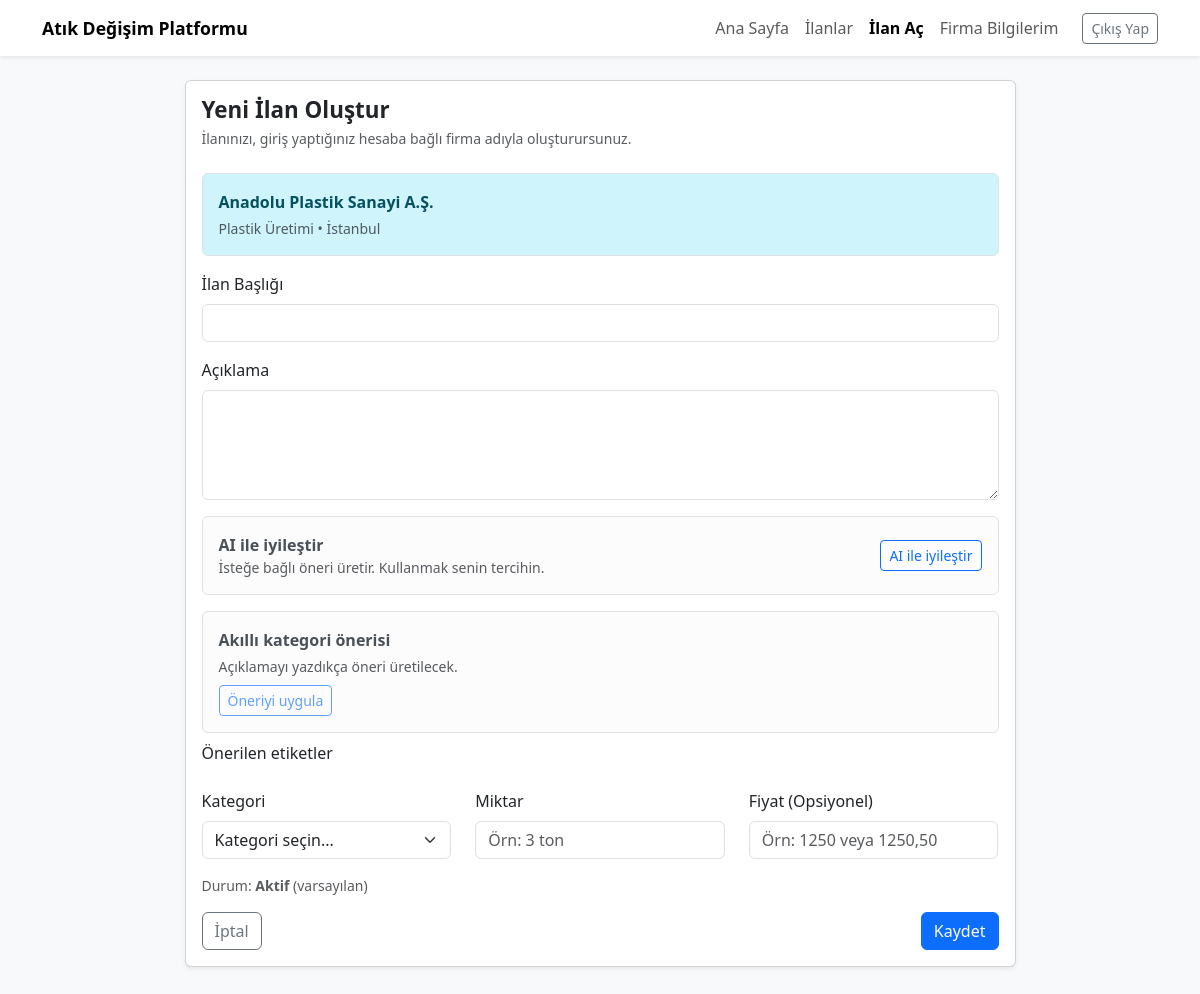
The app's page /listing/create (signed in) with its own data.
### models.py (models this page shows, shortened)
class Firm(db.Model):
    __tablename__ = "companies"
    id = db.Column(db.Integer, primary_key=True)
    user_id = db.Column(db.Integer, db.ForeignKey("users.id"), nullable=True, unique=True)
    name = db.Column(db.String(200), nullable=False)
    city = db.Column(db.String(100), nullable=False)
    sector = db.Column(db.String(200), nullable=False)
    description = db.Column(db.Text, nullable=True)
    phone = db.Column(db.String(50), nullable=True)
    created_at = db.Column(db.DateTime, default=datetime.utcnow, nullable=False)
    listings = db.relationship("Listing", backref="firm", lazy=True)

### app.py (the view, shortened to what this page needs)
    @app.route("/listing/create", methods=["GET", "POST"])
    @login_required
    def create_listing():
        firm = Firm.query.filter_by(user_id=current_user.id).first()
        if not firm:
            flash("İlan açmadan önce firma bilgilerinizi oluşturmalısınız.", "warning")
            return redirect(url_for("firm_create"))
        return render_template(
            "listings/create.html",
            title="İlan Oluştur",
            firm=firm,
            form_data={},
        )

### templates/listings/create.html (shortened to what this page needs)
{% extends "base.html" %}
{% block content %}
<div class="row">
  <div class="col-lg-9 mx-auto">
    <div class="card shadow-sm mb-4">
      <div class="card-body">
        <h2 class="section-title mb-1">Yeni İlan Oluştur</h2>
        <p class="text-muted small mb-4">
          İlanınızı, giriş yaptığınız hesaba bağlı firma adıyla oluşturursunuz.
        </p>
        <div class="alert alert-info border">
          <div class="fw-semibold mb-1">{{ firm.name }}</div>
          <div class="small text-muted">{{ firm.sector }} • {{ firm.city }}</div>
        </div>
        <form method="post" class="listing-form">
          <div class="mb-3">
            <label for="title" class="form-label">İlan Başlığı</label>
            <input
              type="text"
              class="form-control"
              id="title"
              name="title"
              required
              value="{{ form_data.get('title', '') }}"
            />
          </div>
          <div class="mb-3">
            <label for="description" class="form-label">Açıklama</label>
            <textarea
              class="form-control"
              id="description"
              name="description"
              rows="4"
              required
            >{{ form_data.get('description', '') }}</textarea>
            <div class="alert alert-light border mt-3 mb-2">
              <div class="d-flex align-items-center justify-content-between flex-wrap gap-2">
                <div>
                  <div class="fw-semibold">AI ile iyileştir</div>
                  <div class="text-muted small">İsteğe bağlı öneri üretir. Kullanmak senin tercihin.</div>
                </div>
                <div>
                  <button
                    type="button"
                    class="btn btn-sm btn-outline-primary"
                    id="ai_improve_button"
                  >
                    AI ile iyileştir
                  </button>
                </div>
              </div>
            </div>
          </div>
          <div class="mb-3">
            <div class="alert alert-light border mb-2">
              <div class="fw-semibold mb-1">Akıllı kategori önerisi</div>
              <div
                id="kategori_onerisi_metni"
                class="text-muted small mb-2"
              >
              </div>
              <button
                type="button"
                class="btn btn-sm btn-outline-primary"
                id="kategori_onerisi_uygula"
                disabled
              >
              </button>
            </div>
            <label class="form-label mb-2">Önerilen etiketler</label>
          </div>
          <div class="row">
            <div class="col-md-4 mb-3">
              <label for="category" class="form-label">Kategori</label>
              <select
                class="form-select"
                id="category"
                name="category"
                required
              >
                <option value="">Kategori seçin...</option>
              </select>
            </div>
            <div class="col-md-4 mb-3">
              <label for="quantity" class="form-label">Miktar</label>
              <input
                type="text"
                class="form-control"
                id="quantity"
                name="quantity"
                placeholder="Örn: 3 ton"
                required
                value="{{ form_data.get('quantity', '') }}"
              />
            </div>
            <div class="col-md-4 mb-3">
              <label for="price" class="form-label">Fiyat (Opsiyonel)</label>
              <input
                type="text"
                class="form-control"
                id="price"
                name="price"
                placeholder="Örn: 1250 veya 1250,50"
                value="{{ form_data.get('price', '') }}"
              />
            </div>
          </div>
          <div class="mb-3">
            <p class="text-muted small mb-0">
              Durum: <strong>Aktif</strong> (varsayılan)
            </p>
          </div>
          <div class="d-flex justify-content-between">
            <a href="{{ url_for('index') }}" class="btn btn-outline-secondary">
              İptal
            </a>
            <button type="submit" class="btn btn-primary">
              Kaydet
            </button>
          </div>
        </form>
      </div>
    </div>
  </div>
</div>
{% endblock %}

### static/style.css (style rules this page uses)
body { font-family: system-ui, -apple-system, BlinkMacSystemFont, "Segoe UI", sans-serif; }
.section-title { font-size: 1.4rem; font-weight: 600; }
.listing-form .form-label, .request-form .form-label { font-weight: 500; }

### records on screen
Firm: name "Anadolu Plastik Sanayi A.Ş.", sector "Plastik Üretimi", city "İstanbul"
